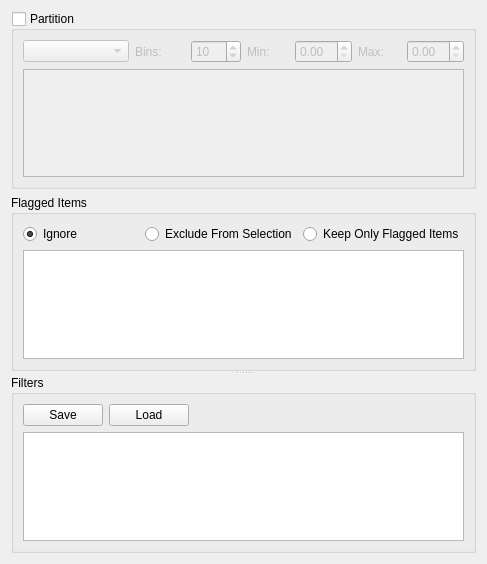
<?xml version="1.0" encoding="UTF-8"?>
<ui version="4.0">
 <class>FilterPanel</class>
 <widget class="QWidget" name="FilterPanel">
  <property name="geometry">
   <rect>
    <x>0</x>
    <y>0</y>
    <width>487</width>
    <height>564</height>
   </rect>
  </property>
  <property name="windowTitle">
   <string>Filter Panel</string>
  </property>
  <layout class="QVBoxLayout" name="verticalLayout_5">
   <item>
    <widget class="QSplitter" name="splitter">
     <property name="orientation">
      <enum>Qt::Vertical</enum>
     </property>
     <widget class="QWidget" name="">
      <layout class="QVBoxLayout" name="verticalLayout_4">
       <item>
        <widget class="QGroupBox" name="partitionBox">
         <property name="title">
          <string>Partition</string>
         </property>
         <property name="checkable">
          <bool>true</bool>
         </property>
         <property name="checked">
          <bool>false</bool>
         </property>
         <layout class="QVBoxLayout" name="verticalLayout">
          <item>
           <layout class="QHBoxLayout" name="horizontalLayout_4">
            <item>
             <widget class="QComboBox" name="partComboBox"/>
            </item>
            <item>
             <layout class="QHBoxLayout" name="horizontalLayout">
              <item>
               <widget class="QLabel" name="label">
                <property name="text">
                 <string>Bins:</string>
                </property>
               </widget>
              </item>
              <item>
               <widget class="QSpinBox" name="partBinSpinBox">
                <property name="minimum">
                 <number>1</number>
                </property>
                <property name="value">
                 <number>10</number>
                </property>
               </widget>
              </item>
             </layout>
            </item>
            <item>
             <layout class="QHBoxLayout" name="horizontalLayout_2">
              <item>
               <widget class="QLabel" name="label_2">
                <property name="text">
                 <string>Min:</string>
                </property>
               </widget>
              </item>
              <item>
               <widget class="QDoubleSpinBox" name="partMinSpinBox"/>
              </item>
             </layout>
            </item>
            <item>
             <layout class="QHBoxLayout" name="horizontalLayout_3">
              <item>
               <widget class="QLabel" name="label_3">
                <property name="text">
                 <string>Max:</string>
                </property>
               </widget>
              </item>
              <item>
               <widget class="QDoubleSpinBox" name="partMaxSpinBox"/>
              </item>
             </layout>
            </item>
           </layout>
          </item>
          <item>
           <widget class="QListView" name="partitionList"/>
          </item>
         </layout>
        </widget>
       </item>
       <item>
        <widget class="QGroupBox" name="flaggedBox">
         <property name="title">
          <string>Flagged Items</string>
         </property>
         <layout class="QVBoxLayout" name="verticalLayout_2">
          <item>
           <layout class="QHBoxLayout" name="horizontalLayout_5">
            <item>
             <widget class="QRadioButton" name="radioButton">
              <property name="text">
               <string>Ignore</string>
              </property>
              <property name="checked">
               <bool>true</bool>
              </property>
             </widget>
            </item>
            <item>
             <widget class="QRadioButton" name="radioButton_2">
              <property name="text">
               <string>Exclude From Selection</string>
              </property>
             </widget>
            </item>
            <item>
             <widget class="QRadioButton" name="radioButton_3">
              <property name="text">
               <string>Keep Only Flagged Items</string>
              </property>
             </widget>
            </item>
           </layout>
          </item>
          <item>
           <widget class="QListView" name="flaggedList"/>
          </item>
         </layout>
        </widget>
       </item>
      </layout>
     </widget>
     <widget class="QGroupBox" name="filtersBox">
      <property name="title">
       <string>Filters</string>
      </property>
      <layout class="QVBoxLayout" name="verticalLayout_3">
       <item>
        <layout class="QHBoxLayout" name="horizontalLayout_6">
         <item>
          <widget class="QPushButton" name="saveFiltersButton">
           <property name="text">
            <string>Save</string>
           </property>
          </widget>
         </item>
         <item>
          <widget class="QPushButton" name="loadFiltersButton">
           <property name="text">
            <string>Load</string>
           </property>
          </widget>
         </item>
         <item>
          <spacer name="horizontalSpacer">
           <property name="orientation">
            <enum>Qt::Horizontal</enum>
           </property>
           <property name="sizeHint" stdset="0">
            <size>
             <width>40</width>
             <height>20</height>
            </size>
           </property>
          </spacer>
         </item>
        </layout>
       </item>
       <item>
        <widget class="QTreeView" name="filterTreeView">
         <attribute name="headerVisible">
          <bool>false</bool>
         </attribute>
        </widget>
       </item>
      </layout>
     </widget>
    </widget>
   </item>
  </layout>
 </widget>
 <resources/>
 <connections/>
</ui>
